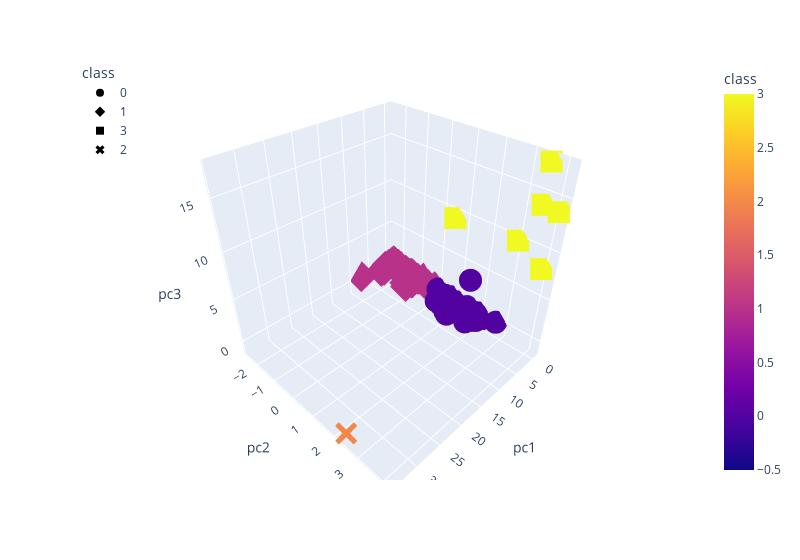

The notebook cell saved with this chart:
### Markdown cell above
### Deliverable 4: Visualizing Cryptocurrencies Results

#### 3D-Scatter with Clusters

### Code cell
# Creating a 3D-Scatter with the PCA data and the clusters
# YOUR CODE HERE
fig = px.scatter_3d(
    clustered_df,
    x="pc1",
    y="pc2",
    z="pc3",
    color="class",
    symbol="class",
    hover_name="CoinName",
    hover_data=['Algorithm'],
    width=800,
)
fig.update_layout(legend=dict(x=0, y=1))
fig.show()

### Figure 1 — Plotly figure (JSON) as saved in the notebook; plotly's stock layout.template omitted (floating-point values rounded to 4 significant figures; data arrays with more than 128 entries replaced by an {"elided": "..."} marker saying what was removed)
{"data": [{"customdata": {"elided": "287x1 str values"}, "hovertemplate": "<b>%{hovertext}</b><br><br>class=%{marker.color}<br>pc1=%{x}<br>pc2=%{y}<br>pc3=%{z}<br>Algorithm=%{customdata[0]}<extra></extra>", "hovertext": {"elided": "287 str values"}, "legendgroup": "0", "marker": {"color": {"elided": "287 int values"}, "coloraxis": "coloraxis", "symbol": "circle"}, "mode": "markers", "name": "0", "scene": "scene", "showlegend": true, "type": "scatter3d", "x": {"elided": "287 float values"}, "y": {"elided": "287 float values"}, "z": {"elided": "287 float values"}}, {"customdata": {"elided": "239x1 str values"}, "hovertemplate": "<b>%{hovertext}</b><br><br>class=%{marker.color}<br>pc1=%{x}<br>pc2=%{y}<br>pc3=%{z}<br>Algorithm=%{customdata[0]}<extra></extra>", "hovertext": {"elided": "239 str values"}, "legendgroup": "1", "marker": {"color": {"elided": "239 int values"}, "coloraxis": "coloraxis", "symbol": "diamond"}, "mode": "markers", "name": "1", "scene": "scene", "showlegend": true, "type": "scatter3d", "x": {"elided": "239 float values"}, "y": {"elided": "239 float values"}, "z": {"elided": "239 float values"}}, {"customdata": [["Proof-of-BibleHash"], ["SHA-256 + Hive"], ["Proof-of-Authority"], ["ECC 256K1"], ["SHA3-256"], ["Leased POS"]], "hovertemplate": "<b>%{hovertext}</b><br><br>class=%{marker.color}<br>pc1=%{x}<br>pc2=%{y}<br>pc3=%{z}<br>Algorithm=%{customdata[0]}<extra></extra>", "hovertext": ["BiblePay", "LitecoinCash", "Poa Network", "Acute Angle Cloud", "Fiii", "Waves"], "legendgroup": "3", "marker": {"color": [3, 3, 3, 3, 3, 3], "coloraxis": "coloraxis", "symbol": "square"}, "mode": "markers", "name": "3", "scene": "scene", "showlegend": true, "type": "scatter3d", "x": [-0.2, -0.3708, -0.4131, -0.3767, -0.5502, -0.4272], "y": [4.12, 3.586, 0.5667, 3.941, 3.586, 3.009], "z": [13.91, 13.97, 9.35, 8.185, 17.62, 9.871]}, {"customdata": [["TRC10"]], "hovertemplate": "<b>%{hovertext}</b><br><br>class=%{marker.color}<br>pc1=%{x}<br>pc2=%{y}<br>pc3=%{z}<br>Algorithm=%{customdata[0]}<extra></extra>", "hovertext": ["BitTorrent"], "legendgroup": "2", "marker": {"color": [2], "coloraxis": "coloraxis", "symbol": "x"}, "mode": "markers", "name": "2", "scene": "scene", "showlegend": true, "type": "scatter3d", "x": [34.08], "y": [2.321], "z": [-0.8666]}], "layout": {"coloraxis": {"colorbar": {"title": {"text": "class"}}, "colorscale": [[0, "#0d0887"], [0.1111, "#46039f"], [0.2222, "#7201a8"], [0.3333, "#9c179e"], [0.4444, "#bd3786"], [0.5556, "#d8576b"], [0.6667, "#ed7953"], [0.7778, "#fb9f3a"], [0.8889, "#fdca26"], [1, "#f0f921"]]}, "legend": {"title": {"text": "class"}, "tracegroupgap": 0, "x": 0, "y": 1}, "margin": {"t": 60}, "scene": {"domain": {"x": [0, 1], "y": [0, 1]}, "xaxis": {"title": {"text": "pc1"}}, "yaxis": {"title": {"text": "pc2"}}, "zaxis": {"title": {"text": "pc3"}}}, "width": 800}}
